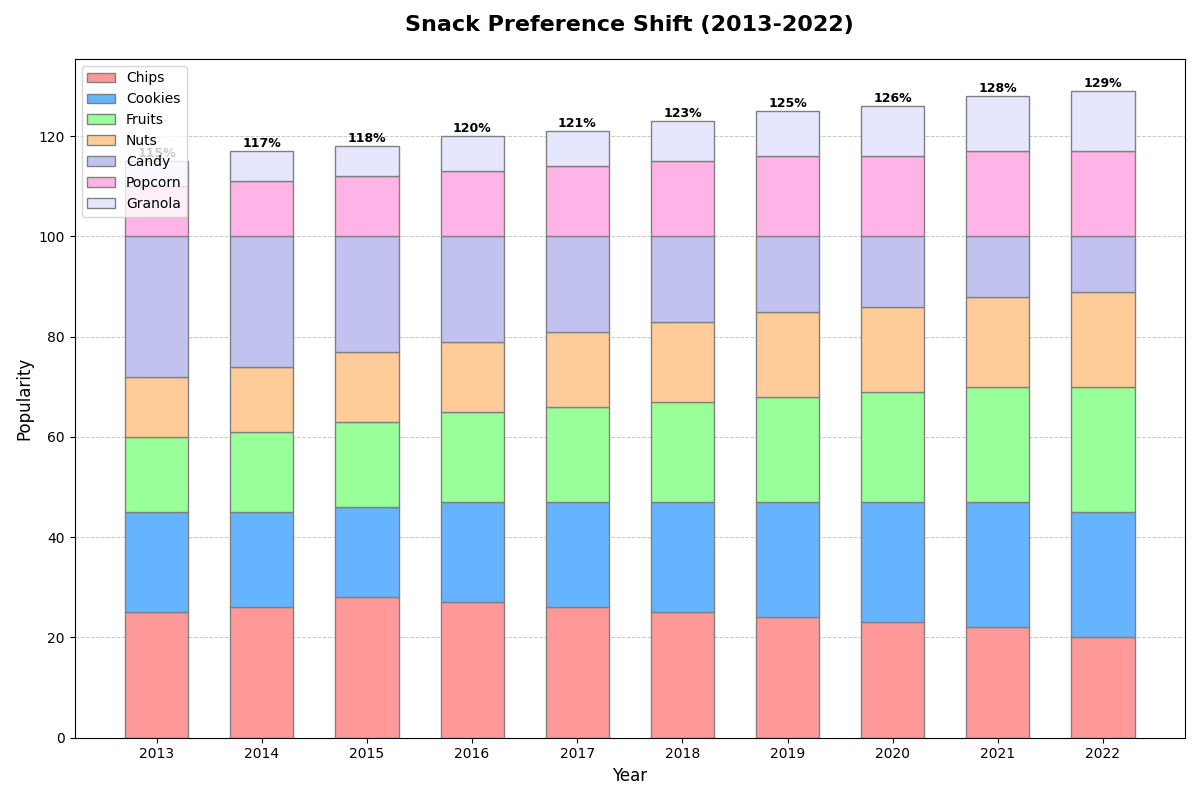

Reproduce this figure in Python.
import matplotlib.pyplot as plt
import numpy as np

# Years
years = np.array(['2013', '2014', '2015', '2016', '2017', '2018', '2019', '2020', '2021', '2022'])

# Snack types and their annual popularity
chip_popularity = np.array([25, 26, 28, 27, 26, 25, 24, 23, 22, 20])
cookie_popularity = np.array([20, 19, 18, 20, 21, 22, 23, 24, 25, 25])
fruit_popularity = np.array([15, 16, 17, 18, 19, 20, 21, 22, 23, 25])
nut_popularity = np.array([12, 13, 14, 14, 15, 16, 17, 17, 18, 19])
candy_popularity = np.array([28, 26, 23, 21, 19, 17, 15, 14, 12, 11])
popcorn_popularity = np.array([10, 11, 12, 13, 14, 15, 16, 16, 17, 17])
granola_popularity = np.array([5, 6, 6, 7, 7, 8, 9, 10, 11, 12])

fig, ax = plt.subplots(figsize=(12, 8))
bar_width = 0.6

for i, year in enumerate(years):
    ax.bar(year, chip_popularity[i], width=bar_width, label='Chips' if i == 0 else "", color='#ff9999', edgecolor='grey')
    ax.bar(year, cookie_popularity[i], bottom=chip_popularity[i], width=bar_width, label='Cookies' if i == 0 else "", color='#66b3ff', edgecolor='grey')
    ax.bar(year, fruit_popularity[i], bottom=chip_popularity[i] + cookie_popularity[i], width=bar_width, label='Fruits' if i == 0 else "", color='#99ff99', edgecolor='grey')
    ax.bar(year, nut_popularity[i], bottom=chip_popularity[i] + cookie_popularity[i] + fruit_popularity[i], width=bar_width, label='Nuts' if i == 0 else "", color='#ffcc99', edgecolor='grey')
    ax.bar(year, candy_popularity[i], bottom=chip_popularity[i] + cookie_popularity[i] + fruit_popularity[i] + nut_popularity[i], width=bar_width, label='Candy' if i == 0 else "", color='#c2c2f0', edgecolor='grey')
    ax.bar(year, popcorn_popularity[i], bottom=chip_popularity[i] + cookie_popularity[i] + fruit_popularity[i] + nut_popularity[i] + candy_popularity[i], width=bar_width, label='Popcorn' if i == 0 else "", color='#ffb3e6', edgecolor='grey')
    ax.bar(year, granola_popularity[i], bottom=chip_popularity[i] + cookie_popularity[i] + fruit_popularity[i] + nut_popularity[i] + candy_popularity[i] + popcorn_popularity[i], width=bar_width, label='Granola' if i == 0 else "", color='#e6e6ff', edgecolor='grey')

# Add annotations for the highest bar in each year
for i, year in enumerate(years):
    total = (chip_popularity[i] + cookie_popularity[i] + fruit_popularity[i] + nut_popularity[i] + 
             candy_popularity[i] + popcorn_popularity[i] + granola_popularity[i])
    ax.annotate(f'{total}%', xy=(i, total), xytext=(0, 3), textcoords="offset points", ha='center', fontsize=9, fontweight='bold', color='black')

ax.set_title('Snack Preference Shift (2013-2022)', fontsize=16, fontweight='bold', pad=20)
ax.set_xlabel('Year', fontsize=12)
ax.set_ylabel('Popularity', fontsize=12)

handles, labels = ax.get_legend_handles_labels()
ax.legend(handles[:7], labels[:7], fontsize=10, loc='upper left')

ax.yaxis.grid(True, linestyle='--', linewidth=0.7, alpha=0.7)
ax.set_axisbelow(True)

plt.tight_layout()

plt.show()
